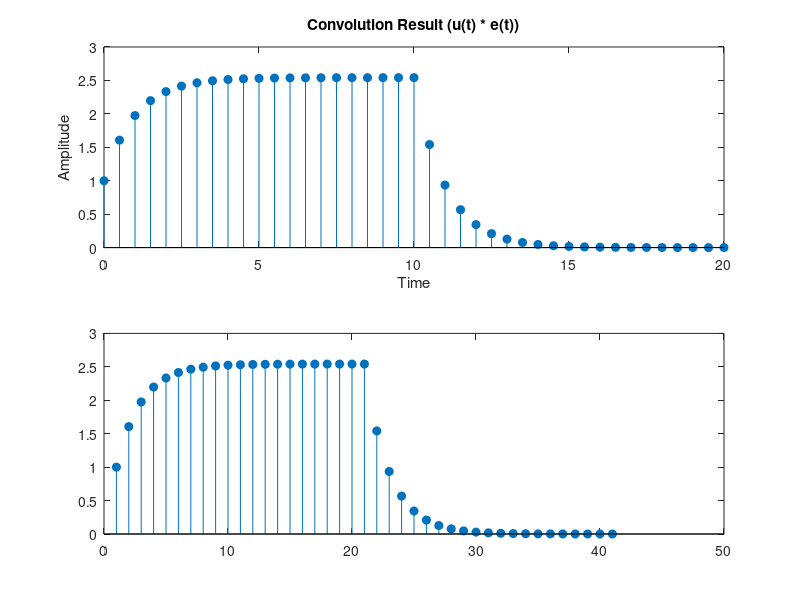

Reproduce this figure in MATLAB.

t_u = 0:0.5:10;
u_t = ones(size(t_u));

t_e = 0:0.5:10;
e_t = exp(-t_e);
%using conv function
conv_result = conv(u_t, e_t);

t_conv = 0:0.5:(length(conv_result)-1)*0.5;
subplot(2,1,1);
stem(t_conv, conv_result,'filled');
title('Convolution Result (u(t) * e(t))');
xlabel('Time');
ylabel('Amplitude');

k = length(u_t);
l= length(e_t);
u = [u_t,zeros(1,k)];
e = [e_t,zeros(1,l)];
%using maual method
for i = 1:k+l-1
 y(i) = 0;
 for j = 1:k
     if(i-j+1>0)
         y(i) = y(i) + u(j)*e(i-j+1);
     else
     end
 end
end
subplot(2,1,2);
stem(y,'filled');
